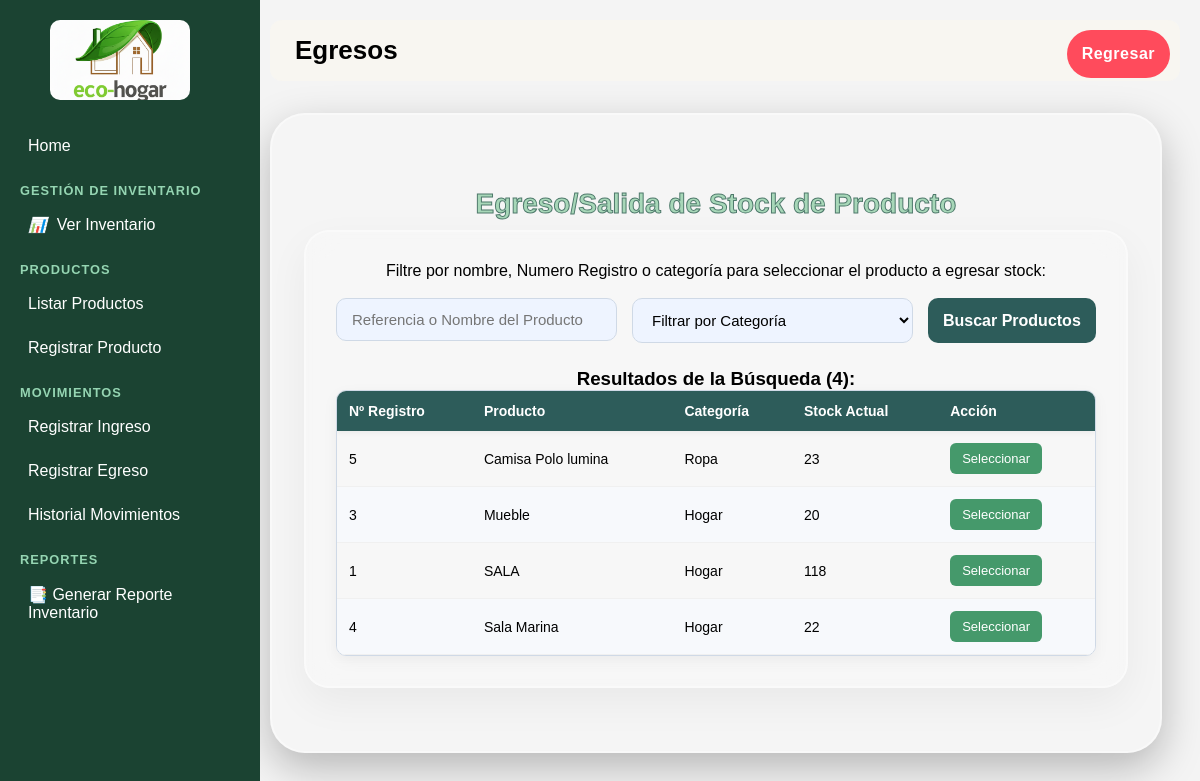
The app's page /registrarEgreso.php with its own data.
### tables this page shows
CREATE TABLE `productos` (
  `idPro` int(11) NOT NULL,
  `idCatFK` int(11) NOT NULL,
  `nomPro` varchar(100) NOT NULL,
  `desPro` text NOT NULL,
  `preUni` decimal(10,0) NOT NULL,
  `preVen` decimal(10,0) NOT NULL,
  `FecReg` date NOT NULL,
  `stoAct` int(11) NOT NULL,
  `umbMinSo` int(11) NOT NULL,
  `idEstProEnumFK` int(11) NOT NULL
);

CREATE TABLE `categoria_producto` (
  `idCat` int(11) NOT NULL,
  `nomCat` varchar(100) NOT NULL
);

### logica/logica-egreso.php (called while the page is built, shortened)
<?php
include "conexion/conexion.php";
$producto_seleccionado = null;
$productos_encontrados = [];
$sql_filtro = "SELECT p.idPro, p.nomPro, p.desPro, p.stoAct, c.nomCat
                FROM productos p
                JOIN categoria_producto c ON p.idCatFK = c.idCat
                WHERE 1=1";
$sql_filtro .= " ORDER BY p.nomPro LIMIT 50";
if ($stmt_filtro = $conexion->prepare($sql_filtro)) {
    $stmt_filtro->execute();
    $resultado_filtro = $stmt_filtro->get_result();
    while ($fila = $resultado_filtro->fetch_assoc()) {
        $productos_encontrados[] = $fila;
    }
}
?>

### registrarEgreso.php (the view, shortened to what this page needs)
<?php
include_once 'logica/logica-egreso.php';
$fecha_actual = date('Y-m-d');
$prev_busqueda = $_POST['consulta_busqueda'] ?? '';
?>
<!DOCTYPE html>
<html lang="es">
<head>
    <link rel="stylesheet" href="css/style-egreso.css">
</head>
<body>
    <?php include './components/sidebar.php'; ?>
    <main class="content-area">
    <header  class="topbar">
        <h1>Egresos</h1>
        <form action="inicio.php" method="POST" style="position: absolute; right: 30px; top: 30px; margin: 0;">
            <button type="submit" name="regresarbtn" class="regresarbtn">Regresar</button>
        </form>
    </header>
    <div class="admin-box">
        <h2>Egreso/Salida de Stock de Producto</h2>
        <div class="registro-box <?php echo ($producto_seleccionado === null) ? 'wide' : ''; ?>">
            <?php
            if ($producto_seleccionado !== null):
            ?>
                <div class="contenedor-formulario-stock">
                    <h3 class="info-title">Detalles del Producto y Stock Actual:
                        <span class="valor-stock-actual" style="color: #ffffffff;"><?php echo htmlspecialchars($producto_seleccionado['stoAct'] ?? '0'); ?> unidades</span>
                    </h3>
                    <form action="registrarEgreso.php" method="POST" class="formulario-ingreso-stock">
                        <input type="hidden" name="id_producto" value="<?php echo htmlspecialchars($producto_seleccionado['idPro'] ?? ''); ?>">
                        <div class="form-group-inline">
                            <div class="form-group" style="flex: 1;">
                                <label for="idPro">Referencia Producto:</label>
                                <input type="text" id="idPro" value="<?php echo htmlspecialchars($producto_seleccionado['idPro'] ?? ''); ?>" disabled>
                            </div>
                            <div class="form-group" style="flex: 2;">
                                <label for="nombre">Nombre del Producto:</label>
                                <input type="text" id="nombre" value="<?php echo htmlspecialchars($producto_seleccionado['nomPro'] ?? ''); ?>" disabled>
                            </div>
                        </div>
                        <div>
                            <label for="descripcion">Descripción:</label>
                            <textarea id="descripcion" disabled><?php echo htmlspecialchars($producto_seleccionado['desPro'] ?? ''); ?></textarea>
                        </div>
                        <div class="form-group-inline">
                            <div class="form-group" style="flex: 1;">
                                <label for="precio">Precio Unitario:</label>
                                <input type="text" id="precio" value="$<?php echo number_format($producto_seleccionado['preUni'] ?? 0, 2); ?>" disabled>
                            </div>
                            <div class="form-group" style="flex: 1;">
                                <label for="categoria">Categoría:</label>
                                <input type="text" id="categoria" value="<?php echo htmlspecialchars($producto_seleccionado['nomCat'] ?? ''); ?>" disabled>
                            </div>
                        </div>
                        <div class="form-group">
                            <label for="cantidad_egresar">Cantidad del producto Vendido (Egreso/Salida):</label>
                            <input type="number" id="cantidad_egresar" name="cantidad_egresar" min="1" required
                                placeholder="Ingrese la cantidad de unidades a egresar"
                                max="<?php echo htmlspecialchars($producto_seleccionado['stoAct'] ?? '1'); ?>">
                        </div>
                        <div class="form-group">
                            <label for="razon_egreso">Razón del Egreso/Venta:</label>
                            <textarea id="razon_egreso" name="razon_egreso" rows="3" required placeholder="Ej: Venta al cliente #XYZ, Producto dañado, Devolución a proveedor."></textarea>
                        </div>
                        <div class="form-group">
                            <label for="fecha">Fecha de Registro:</label>
                            <input type="text" id="fecha" name="fecha" value="<?php echo $fecha_actual; ?>" disabled>
                        </div>
                        <div class="btn-group">
                            <a href="registrarEgreso.php" class="btn-cancelar-form btn-cancel" style="text-decoration: none; text-align: center;">Cancelar</a>
                            <button type="submit" name="enviar_egreso" class="btn-confirmar-form btn-submit">Confirmar Egreso</button>
                        </div>
                    </form>
                </div>
            <?php
            else:
            ?>
                <p class="search-instruction">Filtre por nombre, Numero Registro o categoría para seleccionar el producto a egresar stock:</p> <br>
                <form action="registrarEgreso.php" method="POST" class="filter-form">
                    <div class="filter-controls">
                        <div class="form-group search-input">
                            <input type="text" name="consulta_busqueda" placeholder="Referencia o Nombre del Producto"
                                        value="<?php echo htmlspecialchars($prev_busqueda); ?>">
                        </div>
                        <div class="form-group category-select">
                            <select name="id_categoria">
                                <option value="0">Filtrar por Categoría</option>
                            </select>
                        </div>
                        <button type="submit" name="enviar_filtro" class="btn-search">Buscar Productos</button>
                    </div>
                </form>
                <?php if (!empty($productos_encontrados)): ?>
                    <h3 class="results-count">Resultados de la Búsqueda (<?php echo count($productos_encontrados); ?>):</h3>
                    <div class="results-table-container">
                        <table class="results-table">
                            <thead>
                                <tr>
                                    <th>Nº Registro</th>
                                    <th>Producto</th>
                                    <th>Categoría</th>
                                    <th>Stock Actual</th>
                                    <th>Acción</th>
                                </tr>
                            </thead>
                            <tbody>
                                <?php foreach ($productos_encontrados as $producto): ?>
                                    <tr>
                                        <td><?php echo htmlspecialchars($producto['idPro']); ?></td>
                                        <td><?php echo htmlspecialchars($producto['nomPro']); ?></td>
                                        <td><?php echo htmlspecialchars($producto['nomCat']); ?></td>
                                        <td class="stock-cell"><?php echo htmlspecialchars($producto['stoAct']); ?></td>
                                        <td>
                                            <form action="registrarEgreso.php" method="POST" style="margin: 0;">
                                                <button type="submit" name="seleccionar_producto" class="btn-select">Seleccionar</button>
                                            </form>
                                        </td>
                                    </tr>
                                <?php endforeach; ?>
                            </tbody>
                        </table>
                    </div>
                <?php endif; ?>
            <?php endif; ?>
        </div>
    </div>
</body>
</html>

### css/style-egreso.css (style rules this page uses)
* { margin: 0; padding: 0; box-sizing: border-box; font-family: "Poppins", sans-serif; }
body { display: flex; background: #F8F6F1; }
.topbar { background: #F8F6F1; padding: 15px 25px; border-radius: 12px; display: flex; justify-content: space-between; align-items: center; }
.topbar h1 { font-size: 26px; font-weight: 600; }
.regresarbtn { background: #ff4b5c; border: none; color: rgb(255, 255, 255); padding: 15px; border-radius: 25px; cursor: pointer; font-size: 1rem; font-weight: 600; letter-spacing: 0.5px; transition: all 0.3s ease; }
.content-area { margin-left: 250px; padding: 20px; width: calc(100% - 250px); }
.admin-box { width: 98%; max-width: 2000px; min-height: 80vh; margin-top: 2rem; padding: 2rem; display: flex; flex-direction: column; justify-content: center; align-items: center; border-radius: 35px; border: 2px solid rgba(255,255,255,0.4); background: rgba(255,255,255,0.1); box-shadow: 0 15px 40px rgba(0,0,0,0.25); }
.admin-box h2 { margin: 10px; color: #A7D7B8; -webkit-text-stroke: 1px #4E796B; font-size: 28px; }
.registro-box { width: 100%; max-width: 500px; background: rgba(255, 255, 255, 0.2); backdrop-filter: blur(15px); border-radius: 25px; padding: 40px; display: flex; flex-direction: column; justify-content: center; align-items: center; border: 2px solid rgba(255,255,255,0.4); box-shadow: 0 15px 40px rgba(0,0,0,0.05); }
.registro-box.wide { max-width: 900px; padding: 30px; }
.form-group { display: flex; flex-direction: column; gap: 8px; width: 100%; }
.registro-box input, .registro-box select, .registro-box textarea { padding: 12px 15px; border-radius: 10px; border: 1px solid #cfd9e6; background: #eef4ff; font-size: 15px; outline: none; transition: all 0.2s ease; box-sizing: border-box; width: 100%; }
.filter-form { width: 100%; max-width: 850px; }
.filter-controls { display: flex; gap: 15px; margin-bottom: 25px; align-items: stretch; }
.filter-controls .btn-search { flex: 1; padding: 12px 15px; border-radius: 10px; border: none; background: #2D5C5A; color: white; font-size: 16px; cursor: pointer; transition: 0.25s ease; font-weight: 600; white-space: nowrap; }
.results-table-container { width: 100%; max-height: 400px; overflow-y: auto; border: 1px solid #cfd9e6; border-radius: 10px; box-shadow: 0 5px 15px rgba(0,0,0,0.05); }
.results-table { width: 100%; border-collapse: collapse; font-size: 14px; }
.results-table thead { position: sticky; top: 0; z-index: 10; box-shadow: 0 2px 5px rgba(0,0,0,0.05); }
.results-table th { background: #2D5C5A; color: white; padding: 12px; text-align: left; font-weight: 600; }
.results-table td { padding: 12px; border-bottom: 1px solid #f0f0f0; vertical-align: middle; }
.results-table tbody tr:nth-child(even) { background-color: #f7f9fc; }
.btn-select { padding: 8px 12px; border-radius: 6px; border: none; background: #45996b; color: white; font-size: 13px; cursor: pointer; transition: 0.2s; font-weight: 500; }

### css/sidebar.css (style rules this page uses)
* { margin: 0; padding: 0; box-sizing: border-box; font-family: "Poppins", sans-serif; }
body { display: flex; background: #f4f4f4; }

### records on screen
productos: idPro "5", nomPro "Camisa Polo lumina", idCatFK.nomCat "Ropa", stoAct "23"
productos: idPro "3", nomPro "Mueble", idCatFK.nomCat "Hogar", stoAct "20"
productos: idPro "1", nomPro "SALA", idCatFK.nomCat "Hogar", stoAct "118"
productos: idPro "4", nomPro "Sala Marina", idCatFK.nomCat "Hogar", stoAct "22"

### other values on screen
count($productos_encontrados) "4"
